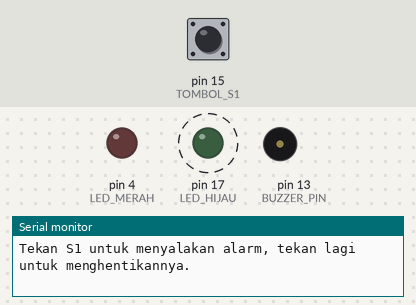
Recording of a sketch running on a simulated Arduino Uno, built with avr-gcc and run on an emulated ATmega328P. On the bench: output pins drawn as LEDs (lit = HIGH), buzzer (waves = sounding, pin HIGH), the last lines printed to the serial monitor. Dashed ring = blinking. The inputs (shaded band) are chosen by the test bench; at power-on: pin 15 (TOMBOL_S1) LOW.

Above: at 1.2 s.
1.3 s: pin 15 (TOMBOL_S1) pulled HIGH for 0.15 s
At 1.85 s:
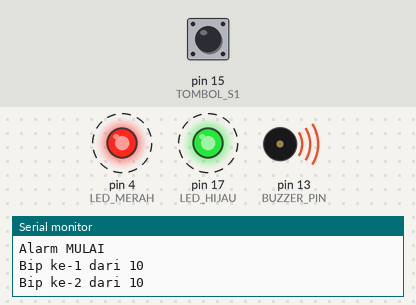
4.3 s: pin 15 (TOMBOL_S1) pulled HIGH for 1 s
At 4.75 s:
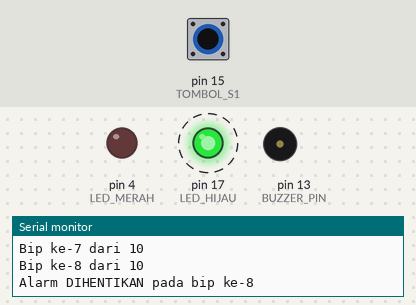
7.3 s: pin 15 (TOMBOL_S1) driven HIGH
At 8.25 s:
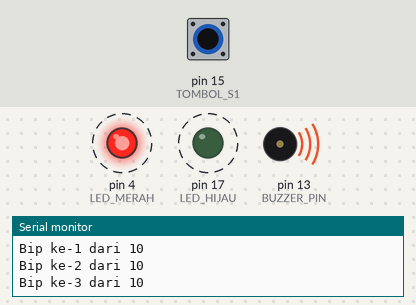
Timing chart, 0 to 16.3 s (numbered marks = the images above; inputs shaded):
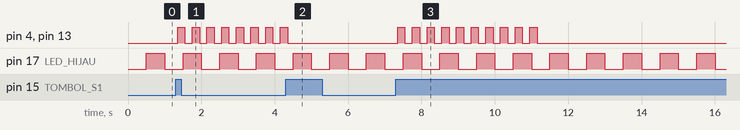

Measured:
- after the input at 1.3 s, pin 4 (LED_MERAH), pin 13 (BUZZER_PIN): alternates HIGH for 0.20 s and LOW for 0.20 s, starting after 0.05 s
- after the input at 4.3 s, pin 4 (LED_MERAH), pin 13 (BUZZER_PIN): goes on until 4.4 s, then stays LOW
- after the input at 7.3 s, pin 4 (LED_MERAH), pin 13 (BUZZER_PIN): alternates HIGH for 0.20 s and LOW for 0.20 s, 20 changes in all, then stays LOW, starting after 0.05 s
- by itself, pin 17 (LED_HIJAU): alternates HIGH for 0.50 s and LOW for 0.50 s

The sketch:

p5_alarm_bisa_dihentikan.ino
```cpp
/*
 * BAB 16 - Program 5: Alarm yang Bisa Dihentikan Kapan Saja
 * Tekan S1 → alarm berbunyi 10 kali (buzzer + LED merah).
 * Tekan S1 lagi di tengah alarm → alarm langsung berhenti.
 * LED hijau berkedip pelan sebagai tanda program tidak pernah macet.
 *
 * Rangkaian:
 *   BUZZ                        → IO13
 *   LED1 (merah)                → IO4
 *   LED2 (hijau)                → IO17
 *   Tombol S1 (pin kuning ke-3) → IO15
 */

#define BUZZER_PIN 13
#define LED_MERAH  4
#define LED_HIJAU  17
#define TOMBOL_S1  15

// Pengaturan alarm
const int JUMLAH_BIP = 10;
const unsigned long LAMA_BUNYI = 200;  // ms buzzer berbunyi
const unsigned long LAMA_DIAM  = 200;  // ms buzzer diam di antara bunyi

// Penanda langkah alarm
bool alarmAktif = false;
bool sedangBunyi = false;        // true = langkah "bunyi", false = langkah "diam"
int bipKe = 0;                   // bip ke berapa (1 sampai JUMLAH_BIP)
unsigned long waktuLangkah = 0;  // kapan langkah sekarang dimulai

// Debounce tombol S1 (sama seperti Program 3 di BAB 9)
const unsigned long WAKTU_DEBOUNCE = 50;
int bacaanSebelumnya = LOW;
int statusStabil = LOW;
unsigned long waktuBerubah = 0;

// LED hijau "detak jantung" (heartbeat)
const unsigned long INTERVAL_DETAK = 500;
unsigned long waktuDetakLalu = 0;
bool hijauNyala = false;

// Mengembalikan true hanya sekali setiap S1 baru ditekan (sudah di-debounce)
bool s1BaruDitekan() {
  int bacaan = digitalRead(TOMBOL_S1);
  if (bacaan != bacaanSebelumnya) {
    waktuBerubah = millis();
    bacaanSebelumnya = bacaan;
  }
  if ((millis() - waktuBerubah) > WAKTU_DEBOUNCE && bacaan != statusStabil) {
    statusStabil = bacaan;
    return statusStabil == HIGH;  // true hanya pada tepi naik (LOW → HIGH)
  }
  return false;
}

// Menyalakan atau mematikan buzzer dan LED merah bersamaan
void bunyikan(bool nyala) {
  digitalWrite(BUZZER_PIN, nyala ? HIGH : LOW);
  digitalWrite(LED_MERAH, nyala ? HIGH : LOW);
}

// Memulai satu bip baru (langkah "bunyi")
void mulaiBip(unsigned long sekarang) {
  bipKe++;
  sedangBunyi = true;
  waktuLangkah = sekarang;
  bunyikan(true);
  Serial.print("Bip ke-");
  Serial.print(bipKe);
  Serial.print(" dari ");
  Serial.println(JUMLAH_BIP);
}

void setup() {
  Serial.begin(115200);
  pinMode(BUZZER_PIN, OUTPUT);
  pinMode(LED_MERAH, OUTPUT);
  pinMode(LED_HIJAU, OUTPUT);
  pinMode(TOMBOL_S1, INPUT);
  bunyikan(false);

  Serial.println("BAB 16 - Program 5: Alarm yang Bisa Dihentikan Kapan Saja");
  Serial.println("Tekan S1 untuk menyalakan alarm, tekan lagi untuk menghentikannya.");
}

void loop() {
  unsigned long sekarang = millis();

  // Tugas 1: S1 menyalakan atau menghentikan alarm
  if (s1BaruDitekan()) {
    if (!alarmAktif) {
      alarmAktif = true;
      bipKe = 0;
      Serial.println("Alarm MULAI");
      mulaiBip(sekarang);
    } else {
      alarmAktif = false;
      bunyikan(false);
      Serial.print("Alarm DIHENTIKAN pada bip ke-");
      Serial.println(bipKe);
    }
  }

  // Tugas 2: urutan bunyi-diam alarm, tanpa delay()
  if (alarmAktif) {
    if (sedangBunyi && sekarang - waktuLangkah >= LAMA_BUNYI) {
      // Langkah "bunyi" selesai → pindah ke langkah "diam"
      sedangBunyi = false;
      waktuLangkah = sekarang;
      bunyikan(false);
      if (bipKe >= JUMLAH_BIP) {  // bip terakhir sudah selesai
        alarmAktif = false;
        Serial.println("Alarm SELESAI");
      }
    } else if (!sedangBunyi && sekarang - waktuLangkah >= LAMA_DIAM) {
      // Langkah "diam" selesai → mulai bip berikutnya
      mulaiBip(sekarang);
    }
  }

  // Tugas 3: LED hijau berkedip pelan sebagai tanda program tetap berjalan
  if (sekarang - waktuDetakLalu >= INTERVAL_DETAK) {
    waktuDetakLalu = sekarang;
    hijauNyala = !hijauNyala;
    digitalWrite(LED_HIJAU, hijauNyala ? HIGH : LOW);
  }
}
```
